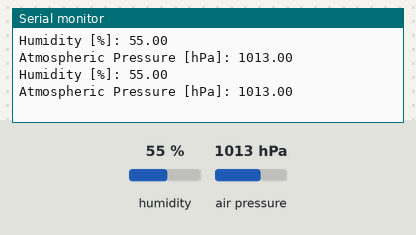
Bench run of a sketch on a simulated Arduino Uno, built with avr-gcc and run on an emulated ATmega328P. Parts: the last lines printed to the serial monitor. Inputs (shaded band) come from the test bench; at power-on: humidity 55 %, air pressure 1013 hPa.

Above: at 2.8 s.
2.9 s: humidity set to 22 %
At 4.5 s:
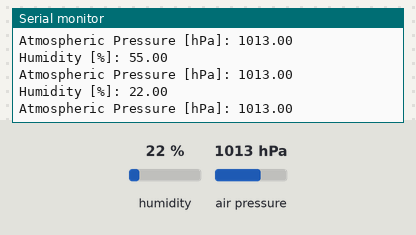
5.6 s: air pressure set to 952 hPa
At 7.3 s:
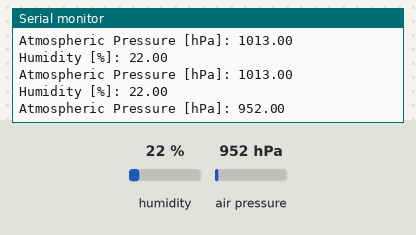
8.3 s: humidity set to 40 %
At 10.6 s:
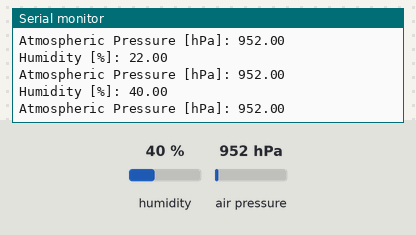
Timing chart, 0 to 12.1 s (numbered marks = the images above; inputs shaded):
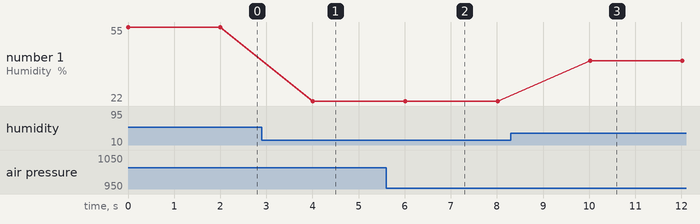

Measured:
- after the input at 2.9 s, the serial monitor: prints a new line after 1.1 s (image 1)
- after the input at 5.6 s, the serial monitor: prints a new line after 0.41 s (image 2)
- after the input at 8.3 s, the serial monitor: prints a new line after 1.7 s (image 3)
- plotted number 1: 55 → 22 after the input at 2.9 s, 22 → 40 after the input at 8.3 s

The sketch:

test.ino
```cpp
#include <Wire.h>
#include "SparkFunBME280.h"

BME280 myBME280;

void setup()
{
    Wire.begin();
    Serial.begin(115200);

    if (!myBME280.beginI2C())
    {
        Serial.println("BME280 did not respond. Check wiring!");
        while (1)
            ;
    }
}

void loop()
{
    Serial.print("Humidity [%]: ");
    Serial.println(myBME280.readFloatHumidity());

    Serial.print("Atmospheric Pressure [hPa]: ");
    Serial.println(myBME280.readFloatPressure() / 100.0);

    delay(2000);
}
```
